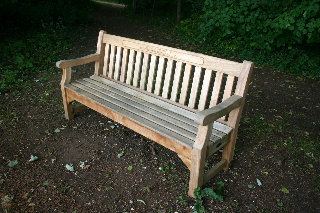
%> input picture imgs/color_transfer/14_14_s.bmp, 320 x 213 px
$ octave demo_color_transfer.m   (GNU Octave 9; MATLAB toolbox functions it lacks are replaced by stand-ins)
%> lines starting %> are read from the running program, lines starting %| are printed output that depends on the picture
### do_rgb.m
function [matchB2A_img,A_orig,B_orig]  = do_rgb(fileNameA,fileNameB,showFlag)
%> called with fileNameA = 'imgs/color_transfer/14_14_s.bmp', fileNameB = 'imgs/color_transfer/14_20_s.bmp'

if nargin < 3
    showFlag = 0;
end
%% input images
% [4 lines of commented-out code are left out]
imgNames = {fileNameA,fileNameB};
nameA = fileNameA(1:end-4); nameB = fileNameB(1:end-4);
%% parameter setup
run('vlfeat-0.9.16/toolbox/vl_setup')
%> (this line was passed over: vl_setup is not available in this run)
addpath('features');
addpath('dicts');
addpath('others');

alpha0 = 1;
alpha = 5;
is_pixelmatch_n = 1;
t00=clock;

I_rgb_A = imread(fileNameA);
%> I_rgb_A is the input picture: size 213x320x3 uint8; mean R, G, B 67.4, 69.8, 55.4
if strcmp(fileNameA(end-2:end),'tif')
    I_rgb_A=uint8(I_rgb_A/255);
end
I_rgb_B = imread(fileNameB);
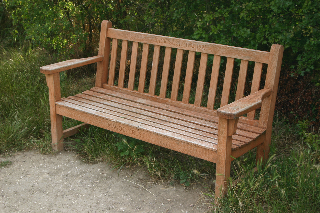
%> input picture imgs/color_transfer/14_20_s.bmp, 320 x 213 px
%> I_rgb_B is the input picture: size 213x320x3 uint8; mean R, G, B 99.3, 92.1, 64.6
if strcmp(fileNameB(end-2:end),'tif')
	I_rgb_B=uint8(I_rgb_B/255);
end
rf = max(max(size(I_rgb_A)))  / 640;
%> rf = 0.5
if (rf > 1)
    scale = 1.0/rf;
    disp('source image is too big. resize automatically.')
%     Src = imresize(Src, 1.0/rf);
%     Ref = imresize(Ref, 1.0/rf);
    I_rgb_A = imresize(I_rgb_A,scale);
    I_rgb_B = imresize(I_rgb_B,scale);
end


%% test kd tree
% [11 lines of commented-out code are left out]
%% extract SIFT
t0 = clock;
pca_basis = [];
sift_size = 4;

[sift1, bbox1] = ExtractSIFT(I_rgb_A, pca_basis, sift_size);
[sift2, bbox2] = ExtractSIFT(I_rgb_B, pca_basis, sift_size);
I_rgb_A = I_rgb_A(bbox1(3):bbox1(4), bbox1(1):bbox1(2), :);
I_rgb_B = I_rgb_B(bbox2(3):bbox2(4), bbox2(1):bbox2(2), :);
A_orig = I_rgb_A;
B_orig = I_rgb_B;
fprintf('Extract SIFT: %f\n',etime(clock,t0));
%% Calculate the superpixels and features
[hA,wA,dA] = size(I_rgb_A);
[hB,wB,dB] = size(I_rgb_B);
set_options;
opts.seg_method = 'slic';% 'felz';%
opts.slic_region_size = 20; % default 20

% I_rgb_A = imresize(I_rgb_A,scale);
% lab_A  = colorspace('Lab<-', I_rgb_A);
[ spA,K_A,feaA,feaS_A ] = cal_sp_feature_sift( I_rgb_A,fileNameA,sift1,opts );% cal

% I_rgb_B = imresize(I_rgb_B,[hA,wA]);
% I_rgb_B = imresize(I_rgb_B,scale);
% lab_B  = colorspace('Lab<-', I_rgb_B);
[ spB,K_B,feaB,feaS_B] = cal_sp_feature_sift( I_rgb_B,fileNameB,sift2,opts );

%% Calculate similarity scores of all superpixels pairs between two images
if ~exist('temp/')
    mkdir('temp/')
end
% scores_mat = ['temp/scores_' nameA '_' nameB '.mat'];
% if ~exist(scores_mat)
    t0 = clock;
%     scores_AB = img_sp_similarity3(spA,spB,opts);
    Distance_c = sqdist(feaA',feaB');
    Distance_sift = sqdist(feaS_A',feaS_B');
    Distance = alpha0*Distance_c+alpha*Distance_sift;
    fprintf('Calculate similarity scores of \n all superpixels pairs: %f\n',etime(clock,t0));
% [4 lines of commented-out code are left out]
%% Calculate the candidate superpixel set for image A from image B

% [~,ind]=sort(scores_AB,2,'descend');
% [~,ind]=sort(Distance,2);
[~,ind]=min(Distance,[],2);


nA = length(spA);  nB = length(spB);
% [8 lines of commented-out code are left out]
spA_center = zeros(nA,2); spB_center = zeros(nB,2);
for i = 1:nA
    spA_center(i,:)= mean(spA{i}.pixels,1);
end
for i = 1:nB
    spB_center(i,:)= mean(spB{i}.pixels,1);
end
% [44 lines of commented-out code are left out]
final_sp_match = ind(:,1);
if showFlag
    % display the result of superpixel matching
    displaySuperpixelMatching(I_rgb_A,I_rgb_B,spA,spB,final_sp_match,spA_center,spB_center);
end
%% global color mapping
scores = cal_consistence_sp(feaA,spA_center,spB_center,final_sp_match,spA);
[~,ind_s] = sort(scores);
n_cand = ceil(nA*0.5);
candinate1 = ind_s(1:n_cand);
candinate2 = final_sp_match(candinate1);
% [ paraMat ] = InterSpline2( feaA, feaB, candinate1,candinate2, 1 );
% feaA = colorspace('RGB<-Lab', feaA);
% feaB = colorspace('RGB<-Lab', feaB);
% Cubic spline interpolation
for channel = 1 : 3 % R, G, B
    eval(['paraMat_' num2str(channel) '  = InterSpline2( feaA, feaB, candinate1,candinate2, channel );']);
end
A = I_rgb_A; B = I_rgb_B;
% A = lab_A; B = lab_B;
% Test display
if showFlag
t_xx = 0.0 : 0.05 : 1;
t_yyr = ppval(paraMat_1, t_xx);
t_yyg = ppval(paraMat_2, t_xx);
t_yyb = ppval(paraMat_3, t_xx);
figure,plot(t_xx, t_yyr, 'r', t_xx, t_yyg, 'g', t_xx, t_yyb, 'b');
end

% Color transfer
A = double(A) / 255;
newA = A;
newA(:, :, 1) = ppval(paraMat_1, A(:, :, 1));
newA(:, :, 2) = ppval(paraMat_2, A(:, :, 2));
newA(:, :, 3) = ppval(paraMat_3, A(:, :, 3));

B = double(B) / 255;
fprintf('all time: %f\n',etime(clock,t00));
if showFlag
    figure,imshow([A, newA, B]);
    imwrite(newA, [fileNameA(1:end-4) '_map_result.png']);
end
% [45 lines of commented-out code are left out]
if is_pixelmatch_n
    I_rgb_A = newA*255;
for i = 1:nA

    if i==1
%         t1 = clock;
        tic
    end
    sp1 = spA{i};
    pixels1 = sp1.pixels;
    n1 = size(pixels1,1);% vector1 = zeros(n1,dA);vector1s = zeros(n1,128);
    for j = 1:n1
        vector1(j,:) = I_rgb_A(pixels1(j,1),pixels1(j,2),:);
%         vector1s(j,:) = sift1(pixels1(j,1),pixels1(j,2),:);
    end

    neighbors = sp1.neighbors;
    neighbors = [i,neighbors];
    candidate = final_sp_match(neighbors');

    count = 1; vector2=[]; pixels2 = [];vector2s=[];
    for k = 1:length(candidate)
        pixels_t = spB{candidate(k)}.pixels;
        pixels2 = [pixels2;pixels_t];
        n2 = size(pixels_t,1);
        for j = 1:n2
            vector2(count,:) = I_rgb_B(pixels_t(j,1),pixels_t(j,2),:);
%             vector2s(count,:) = sift2(pixels_t(j,1),pixels_t(j,2),:);
            count = count+1;
        end
    end

    if i == 1
        toc
%         fprintf('Calculate the distance matrix \nof pixels in each superpixel: %f\n',etime(clock,t1));
    end
    if i==1
%         t2=clock;
        tic
    end
%     dist_v1v2c = sqdist(double(vector1)',double(vector2)');
%     dist_v1v2s = sqdist(double(vector1s)',double(vector2s)');
%     dist_v1v2 = alpha0*dist_v1v2c+alpha*dist_v1v2s;
    dist_v1v2 = sqdist(double(vector1)',double(vector2)');
    [~,ind_min] = min(dist_v1v2,[],2);
%     ind_min=vl_kdtreequery(vl_kdtreebuild(double(vector2)'),double(vector2)',double(vector1)','NUMNEIGHBORS',1,'MAXNUMCOMPARISONS',2);
%     ind_min = ind_min';
    if i == 1
        toc
%         fprintf('Calculate the distance matrix \nof pixels in each superpixel: %f\n',etime(clock,t2));
    end
    if i ==1
%         t3=clock;
        tic
    end
    for j = 1:size(pixels1)
        sub1 = pixels1(j,:);
        sub2 = pixels2(ind_min(j),:);
        matchB2A(sub1(1),sub1(2),:) = sub2;
        matchB2A_img(sub1(1),sub1(2),:) = I_rgb_B(sub2(1),sub2(2),:);
    end
    if i == 1
        toc
%         fprintf('Calculate the distance matrix \nof pixels in each superpixel: %f\n',etime(clock,t3));
    end
end


% toc
if showFlag
 figure,imshow(uint8(matchB2A_img));
 resultpath = [fileNameA(1:end-4),'_result.png'];
imwrite(uint8(matchB2A_img),resultpath);
end
matchB2A_img = uint8(matchB2A_img);
end

end
% [52 lines of commented-out code are left out]
%% pixel-wise match between superpixels

### ExtractSIFT.m
function [sift1, bbox1, mag1] = ExtractSIFT(im1, pca_basis, sift_size)
%> called with pca_basis = [], sift_size = 4

if ( nargin <= 2)
    sift_size = 4;
end

if  (ndims(im1) == 3 )
    im1 = rgb2gray(im1);
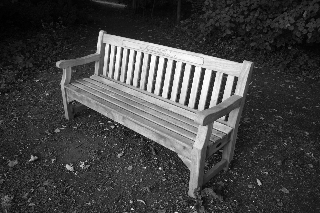
%> im1: size 213x320 uint8; min 0, max 255, mean 67.5
end
im1 = single(im1);
%> im1: size 213x320 single

% Extract SIFT
%> the run ends on the next line
[f1 sift1] = vl_dsift(im1, 'step', 1, 'size', sift_size, 'norm', 'FloatDescriptors', 'fast');

if ( ~isempty(pca_basis) ) % dimensionality reduction
    sift1 = pca_basis'*sift1;
end

% Formatting
x1 = unique(f1(1,:));
y1 = unique(f1(2,:));
width1 = numel(x1);
height1 = numel(y1);
sift1 = reshape(sift1', [height1, width1, size(sift1,1)]);
mag1 = reshape(f1(3,:), [height1, width1]);

lx = min(f1(1,:));
rx = max(f1(1,:));
ty = min(f1(2,:));
dy = max(f1(2,:));
bbox1 = [lx,rx,ty,dy]';

### demo_color_transfer.m
close all;  clear ;

%% input images
%  fileNameA = 'imgs/Dataset_CSH/Avatar FULL 1080p 00907.jpg';%'6_24_s.bmp';%'Saba1.bmp';%
% fileNameB = 'imgs/Dataset_CSH/Avatar FULL 1080p 00942.jpg';%'6_20_s.bmp';%'Saba2.bmp';%
fileNameA =  'imgs/color_transfer/14_14_s.bmp';%'imgs/color_transfer/russ3/1.jpg';% '01a.png'; %'imgs/ArchSequence/A_3_02.jpg';%'imgs/co_seg/10_15_s.bmp';%'imgs/frame0.jpg';%
fileNameB =  'imgs/color_transfer/14_20_s.bmp';%'imgs/color_transfer/russ3/2.jpg';%'01b.png'; %'imgs/ArchSequence/A_5_01.jpg';%'imgs/co_seg/10_14_s.bmp';%'imgs/frame1.jpg';%

[matchB2A_img imgA] = do_rgb(fileNameA,fileNameB);
